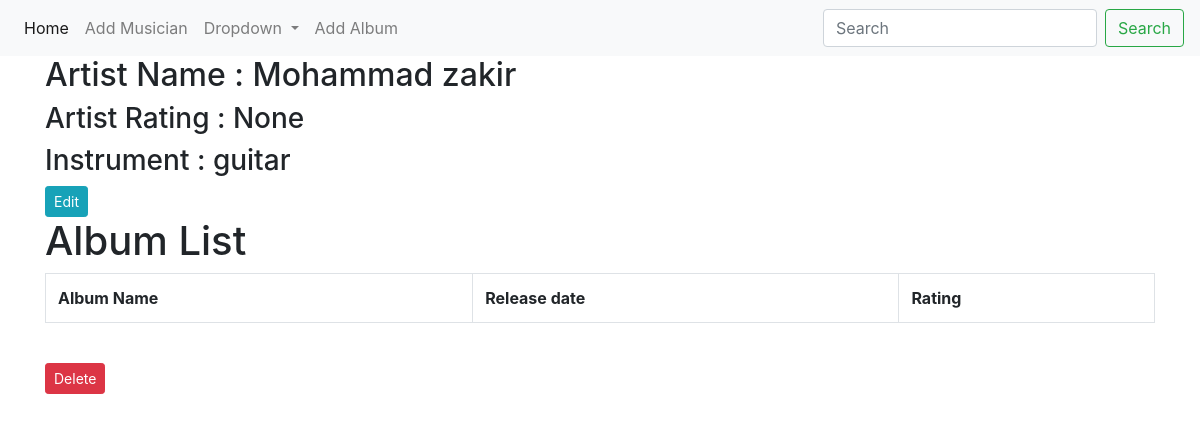
Screenshot of /album_list/1/ with the database file from the repository.
### first_app/models.py (models this page shows, shortened)
class Musician(models.Model):
    id = models.AutoField(primary_key=True)
    First_name = models.CharField(max_length=30)
    Last_name = models.CharField(max_length=20)
    instrument = models.CharField(max_length=20)

### first_app/views.py (the view)
# urls.py: path('album_list/<int:artist_id>/',views.album_list,name='album_list'),
def album_list(request, artist_id):
    artist_info = Musician.objects.get(pk=artist_id)
    album_info = Album.objects.filter(artist=artist_id).order_by('name')
    artist_rating = Album.objects.filter(artist=artist_id).aggregate(Avg('rating'))
    dict = {'title' : " Album List",'artist_info':artist_info,'album_inf':album_info,'artist_ratin':artist_rating}
    return render(request,'first_app/album_list.html',context=dict)

### templates/first_app/album_list.html (shortened to what this page needs)
<!DOCTYPE html>
{% extends 'first_app/base.html' %}
{% block body_block %}
<h2>Artist Name : {{ artist_info.First_name}} {{ artist_info.Last_name}}</h2>
    <h3>Artist Rating : {{artist_ratin.rating__avg}}</h3>
    <h3>Instrument : {{artist_info.instrument}}</h3>
    <a href="{% url 'first_app:edit_artist' artist_id=artist_info.id %}" class="btn btn-info btn-sm">Edit</a>
    <h1>Album List</h1>
    <table class="table table-bordered">
        <tr>
            <th>Album Name</th>
            <th>Release date</th>
            <th>Rating</th>
        </tr>
    </table>
<br>
<a href="{% url 'first_app:delete_artist' artist_id=artist_info.id %}" class="btn btn-danger btn-sm" onclick="return confirm('Delete The Artist??')">Delete</a>
{% endblock %}

### rows the page displays
Musician: First_name "Mohammad", Last_name "zakir", instrument "guitar"

### other values shown
{{ artist_ratin.rating__avg }} "None"
